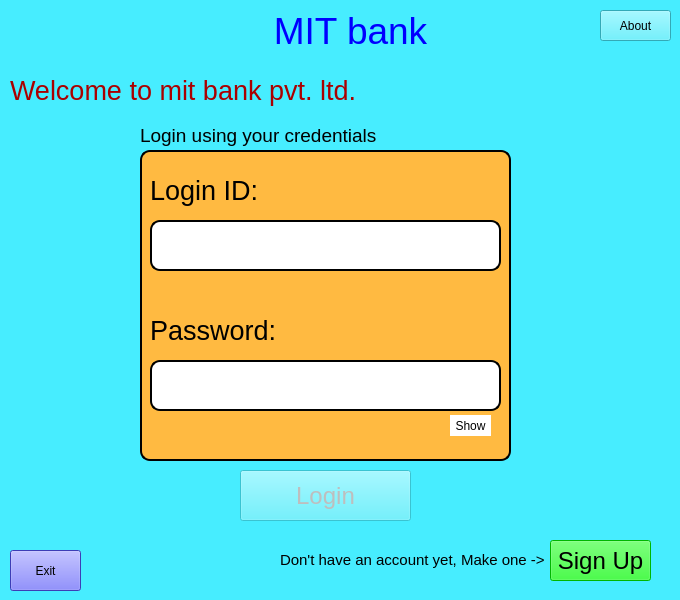
<?xml version="1.0" encoding="UTF-8"?>
<ui version="4.0">
 <class>Welcome</class>
 <widget class="QMainWindow" name="Welcome">
  <property name="geometry">
   <rect>
    <x>0</x>
    <y>0</y>
    <width>680</width>
    <height>600</height>
   </rect>
  </property>
  <property name="minimumSize">
   <size>
    <width>680</width>
    <height>600</height>
   </size>
  </property>
  <property name="maximumSize">
   <size>
    <width>680</width>
    <height>600</height>
   </size>
  </property>
  <property name="windowTitle">
   <string>Welcome</string>
  </property>
  <property name="styleSheet">
   <string notr="true">background-color: rgb(71, 237, 255);</string>
  </property>
  <widget class="QWidget" name="centralwidget">
   <widget class="QLabel" name="label">
    <property name="geometry">
     <rect>
      <x>10</x>
      <y>60</y>
      <width>541</width>
      <height>61</height>
     </rect>
    </property>
    <property name="text">
     <string>&lt;html&gt;&lt;head/&gt;&lt;body&gt;&lt;p&gt;&lt;span style=&quot; font-size:20pt; color:#aa0000;&quot;&gt;Welcome to mit bank pvt. ltd.&lt;/span&gt;&lt;/p&gt;&lt;/body&gt;&lt;/html&gt;</string>
    </property>
   </widget>
   <widget class="QLabel" name="label_2">
    <property name="geometry">
     <rect>
      <x>0</x>
      <y>10</y>
      <width>701</width>
      <height>41</height>
     </rect>
    </property>
    <property name="minimumSize">
     <size>
      <width>200</width>
      <height>0</height>
     </size>
    </property>
    <property name="text">
     <string>&lt;html&gt;&lt;head/&gt;&lt;body&gt;&lt;p align=&quot;center&quot;&gt;&lt;span style=&quot; font-size:28pt; color:#0000ff;&quot;&gt;MIT bank&lt;/span&gt;&lt;/p&gt;&lt;/body&gt;&lt;/html&gt;</string>
    </property>
   </widget>
   <widget class="QLabel" name="label_3">
    <property name="geometry">
     <rect>
      <x>140</x>
      <y>120</y>
      <width>351</width>
      <height>31</height>
     </rect>
    </property>
    <property name="text">
     <string>&lt;html&gt;&lt;head/&gt;&lt;body&gt;&lt;p&gt;&lt;span style=&quot; font-size:14pt;&quot;&gt;Login using your credentials&lt;/span&gt;&lt;/p&gt;&lt;/body&gt;&lt;/html&gt;</string>
    </property>
   </widget>
   <widget class="QLabel" name="label_5">
    <property name="geometry">
     <rect>
      <x>280</x>
      <y>550</y>
      <width>281</width>
      <height>21</height>
     </rect>
    </property>
    <property name="text">
     <string>&lt;html&gt;&lt;head/&gt;&lt;body&gt;&lt;p&gt;&lt;span style=&quot; font-size:11pt;&quot;&gt;Don't have an account yet, Make one -&amp;gt;&lt;/span&gt;&lt;/p&gt;&lt;/body&gt;&lt;/html&gt;</string>
    </property>
   </widget>
   <widget class="QPushButton" name="signUpButton">
    <property name="geometry">
     <rect>
      <x>550</x>
      <y>540</y>
      <width>101</width>
      <height>41</height>
     </rect>
    </property>
    <property name="font">
     <font>
      <pointsize>18</pointsize>
     </font>
    </property>
    <property name="styleSheet">
     <string notr="true">background-color: rgb(0, 255, 0);</string>
    </property>
    <property name="text">
     <string>Sign Up</string>
    </property>
   </widget>
   <widget class="QGroupBox" name="groupBox">
    <property name="geometry">
     <rect>
      <x>140</x>
      <y>150</y>
      <width>371</width>
      <height>311</height>
     </rect>
    </property>
    <property name="styleSheet">
     <string notr="true">background-color: rgb(255, 186, 65);
border-radius:10%;
border-color: rgb(10, 10, 255);
border:2px solid;</string>
    </property>
    <property name="title">
     <string/>
    </property>
    <widget class="QLabel" name="label_6">
     <property name="geometry">
      <rect>
       <x>10</x>
       <y>160</y>
       <width>181</width>
       <height>41</height>
      </rect>
     </property>
     <property name="styleSheet">
      <string notr="true">border:0px;</string>
     </property>
     <property name="text">
      <string>&lt;html&gt;&lt;head/&gt;&lt;body&gt;&lt;p&gt;&lt;span style=&quot; font-size:20pt;&quot;&gt;Password:&lt;/span&gt;&lt;/p&gt;&lt;/body&gt;&lt;/html&gt;</string>
     </property>
    </widget>
    <widget class="QLabel" name="label_4">
     <property name="geometry">
      <rect>
       <x>10</x>
       <y>20</y>
       <width>181</width>
       <height>41</height>
      </rect>
     </property>
     <property name="styleSheet">
      <string notr="true">border:0px;</string>
     </property>
     <property name="text">
      <string>&lt;html&gt;&lt;head/&gt;&lt;body&gt;&lt;p&gt;&lt;span style=&quot; font-size:20pt;&quot;&gt;Login ID: &lt;/span&gt;&lt;/p&gt;&lt;/body&gt;&lt;/html&gt;</string>
     </property>
    </widget>
    <widget class="QLineEdit" name="username">
     <property name="geometry">
      <rect>
       <x>10</x>
       <y>70</y>
       <width>351</width>
       <height>51</height>
      </rect>
     </property>
     <property name="styleSheet">
      <string notr="true">color:blue;
background-color: rgb(255, 255, 255);
font: 16pt &quot;MS Shell Dlg 2&quot;;
</string>
     </property>
     <property name="text">
      <string/>
     </property>
    </widget>
    <widget class="QLineEdit" name="password">
     <property name="geometry">
      <rect>
       <x>10</x>
       <y>210</y>
       <width>351</width>
       <height>51</height>
      </rect>
     </property>
     <property name="styleSheet">
      <string notr="true">font: 16pt &quot;MS Shell Dlg 2&quot;;
background-color: rgb(255, 255, 255);</string>
     </property>
     <property name="inputMethodHints">
      <set>Qt::ImhHiddenText|Qt::ImhNoAutoUppercase|Qt::ImhNoPredictiveText|Qt::ImhSensitiveData</set>
     </property>
     <property name="text">
      <string/>
     </property>
     <property name="echoMode">
      <enum>QLineEdit::Password</enum>
     </property>
    </widget>
    <widget class="QPushButton" name="pushButton_2">
     <property name="geometry">
      <rect>
       <x>310</x>
       <y>265</y>
       <width>41</width>
       <height>21</height>
      </rect>
     </property>
     <property name="styleSheet">
      <string notr="true">background-color: white;
border-radius:0%;
border:none;</string>
     </property>
     <property name="text">
      <string>Show</string>
     </property>
    </widget>
   </widget>
   <widget class="QPushButton" name="pushButton">
    <property name="geometry">
     <rect>
      <x>10</x>
      <y>550</y>
      <width>71</width>
      <height>41</height>
     </rect>
    </property>
    <property name="styleSheet">
     <string notr="true">font: 18pt &quot;MS Shell Dlg 2&quot;;
background-color: rgb(85, 85, 255);</string>
    </property>
    <property name="text">
     <string>Exit</string>
    </property>
   </widget>
   <widget class="QPushButton" name="pushButton_5">
    <property name="geometry">
     <rect>
      <x>600</x>
      <y>10</y>
      <width>71</width>
      <height>31</height>
     </rect>
    </property>
    <property name="text">
     <string>About</string>
    </property>
   </widget>
   <widget class="QPushButton" name="loginButton">
    <property name="enabled">
     <bool>false</bool>
    </property>
    <property name="geometry">
     <rect>
      <x>240</x>
      <y>470</y>
      <width>171</width>
      <height>51</height>
     </rect>
    </property>
    <property name="font">
     <font>
      <pointsize>18</pointsize>
     </font>
    </property>
    <property name="layoutDirection">
     <enum>Qt::LeftToRight</enum>
    </property>
    <property name="styleSheet">
     <string notr="true">background-color: rgb(0, 170, 255);
selection-color: rgb(85, 255, 0);
selection-background-color: rgb(0, 170, 0);
selection{
		background-color: green;
}</string>
    </property>
    <property name="text">
     <string>Login</string>
    </property>
   </widget>
  </widget>
 </widget>
 <tabstops>
  <tabstop>username</tabstop>
  <tabstop>password</tabstop>
  <tabstop>loginButton</tabstop>
  <tabstop>signUpButton</tabstop>
  <tabstop>pushButton_5</tabstop>
  <tabstop>pushButton_2</tabstop>
  <tabstop>pushButton</tabstop>
 </tabstops>
 <resources/>
 <connections/>
</ui>
